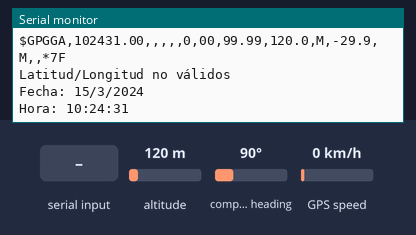
The sketch below on a simulated Arduino Mega 2560, built with avr-gcc and run on an emulated ATmega2560. Shown: the last lines printed to the serial monitor. The test bench sets the inputs (shaded band); at power-on: altitude 120 m, compass heading 90°, GPS speed 0 km/h. The GPS gets a fix after 3 s at 37.7749, -122.4194 with 8 satellites.

Above: at 1.2 s.
1.3 s: altitude set to 20 m
At 2.4 s:
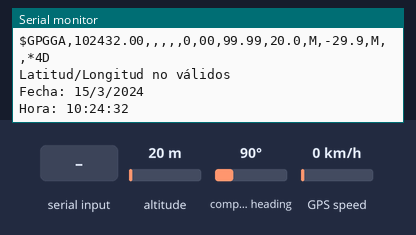
4.5 s: compass heading set to 269°
At 5.5 s:
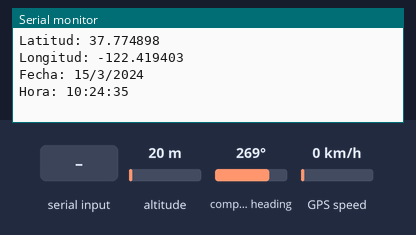
7.7 s: GPS speed set to 60 km/h
At 8.8 s:
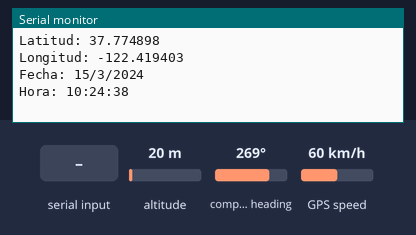
9.8 s: compass heading set to 7°
At 10.9 s:
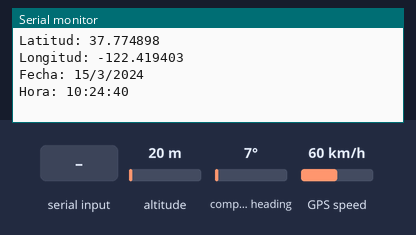
13.9 s: "1" received over the second serial link
15.4 s: altitude set to 980 m
At 16.2 s:
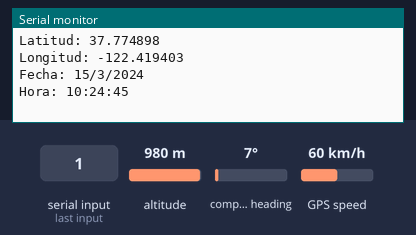

The sketch:

GY-NEO6MV2-gps.ino
```cpp
#include <TinyGPS++.h>
#include <HardwareSerial.h>

// Crear una instancia de TinyGPS++
TinyGPSPlus gps;

// Usar Serial1 para la comunicación con el GPS
HardwareSerial &gpsSerial = Serial1;

void setup() {
  Serial.begin(115200); // Comunicación con el monitor serie
  gpsSerial.begin(9600); // Comunicación con el módulo GPS

  Serial.println("Iniciando GPS...");
}

void loop() {
  // Leer datos del GPS
  while (gpsSerial.available() > 0) {
    char c = gpsSerial.read();
    Serial.write(c); // Imprimir cada carácter recibido para depuración
    gps.encode(c);
  }

  // Mostrar datos básicos del GPS en el monitor serie
  if (gps.location.isValid()) {
    Serial.print("Latitud: ");
    Serial.println(gps.location.lat(), 6);
    Serial.print("Longitud: ");
    Serial.println(gps.location.lng(), 6);
  } else {
    Serial.println("Latitud/Longitud no válidos");
  }

  if (gps.date.isValid()) {
    Serial.print("Fecha: ");
    Serial.print(gps.date.day());
    Serial.print("/");
    Serial.print(gps.date.month());
    Serial.print("/");
    Serial.println(gps.date.year());
  } else {
    Serial.println("Fecha no válida");
  }

  if (gps.time.isValid()) {
    Serial.print("Hora: ");
    Serial.print(gps.time.hour());
    Serial.print(":");
    Serial.print(gps.time.minute());
    Serial.print(":");
    Serial.println(gps.time.second());
  } else {
    Serial.println("Hora no válida");
  }

  delay(1000); // Leer cada segundo
}
```

Measured:
- after the input at 1.3 s, the serial monitor: prints a new line after 0.77 s (image 1)
- after the input at 4.5 s, the serial monitor: prints a new line after 0.67 s (image 2)
- after the input at 7.7 s, the serial monitor: prints a new line after 0.59 s (image 3)
- after the input at 9.8 s, the serial monitor: prints a new line after 0.57 s (image 4)
- after the input at 15.4 s, the serial monitor: prints a new line after 0.19 s (image 5)
